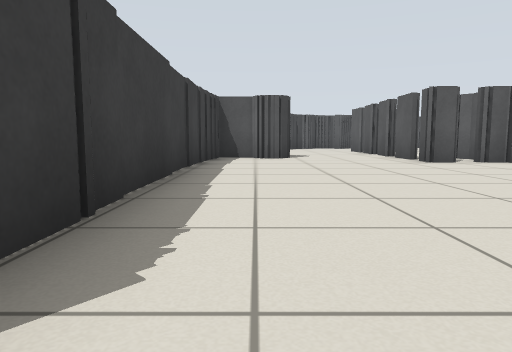
[1] (above)

22 first-person views from a walk through a robot-simulator world made for Gazebo. The camera is 0.5 m above the floor, tilts 6° down and sees 70° across. The floor is counted in squares, 1 m on a side. Each view is taken from the middle of a square. On the plan, view 1 faces up. The plan holds only what a view shows up to about 9 squares ahead; the rest is blank. The place goes on beyond the plan.

[2]
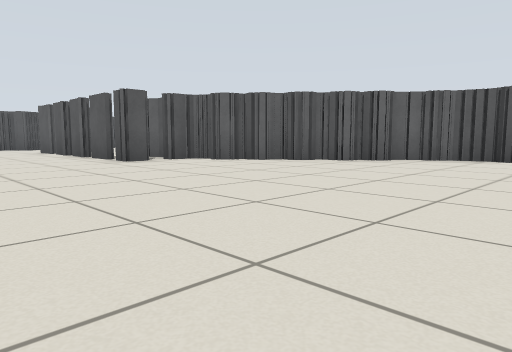

[3]
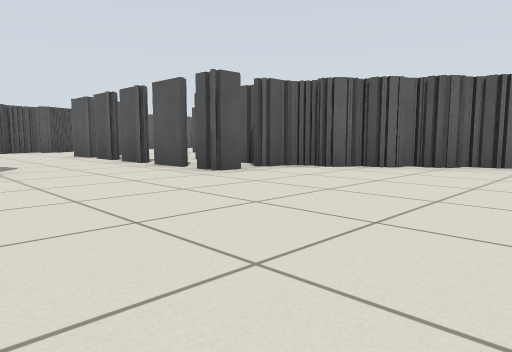

[4]
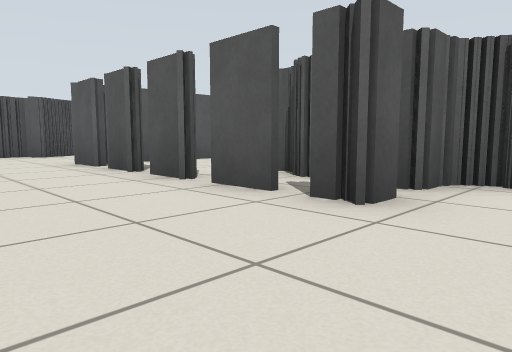

[5]
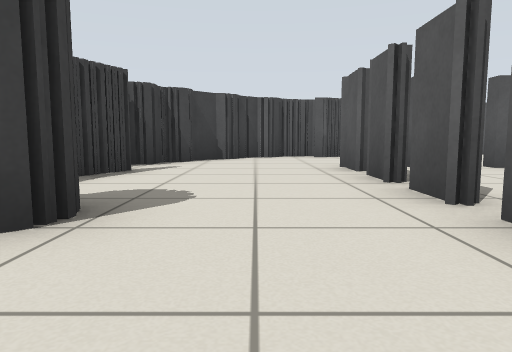

[6]
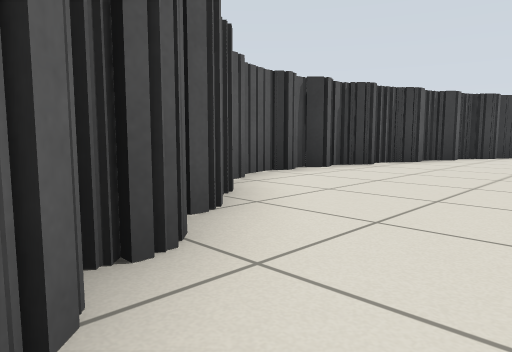

[7]
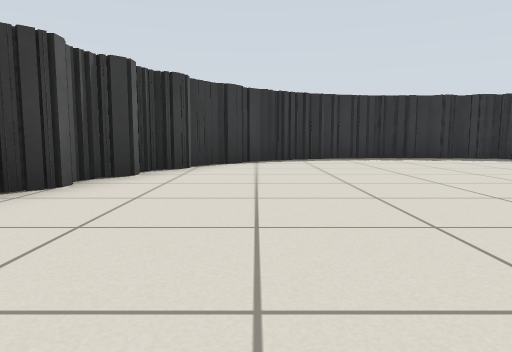

[8]
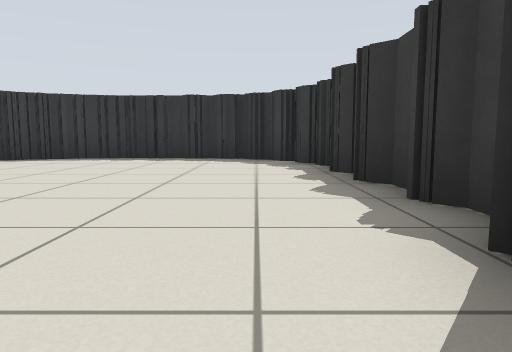

[9]
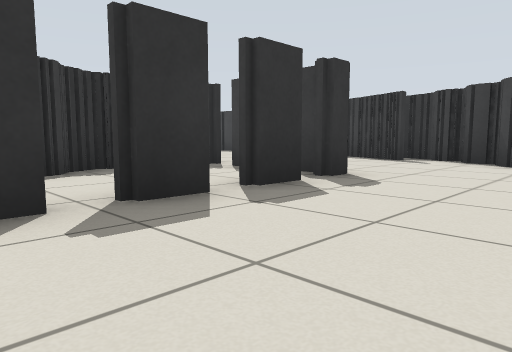

[10]
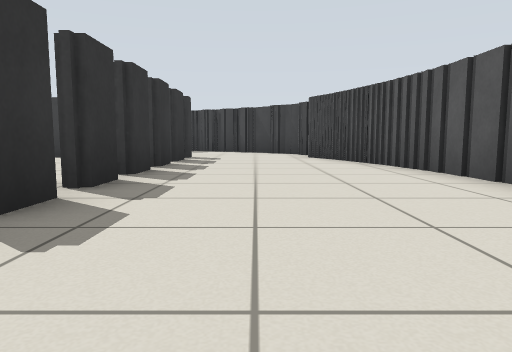

[11]
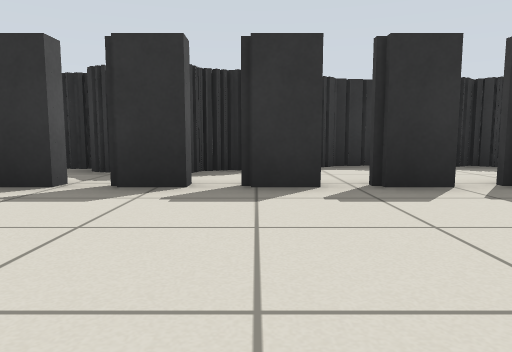

[12]
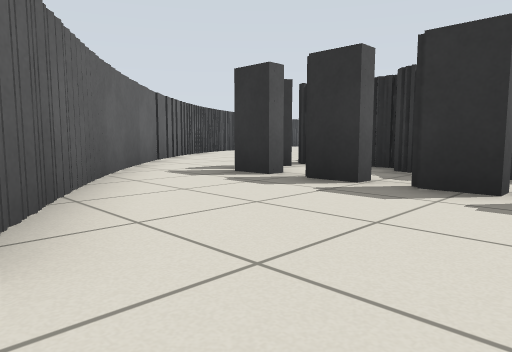

[13]
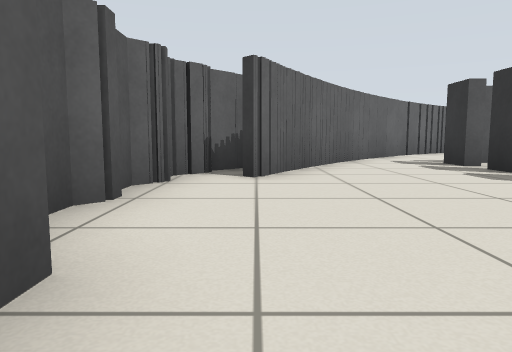

[14]
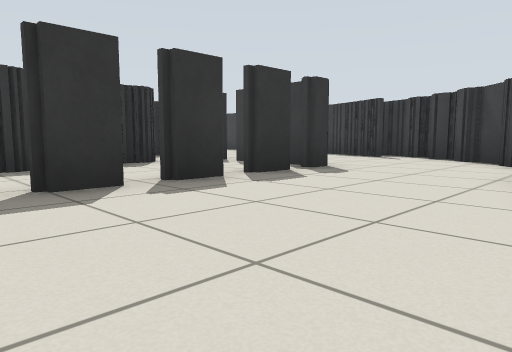

[15]
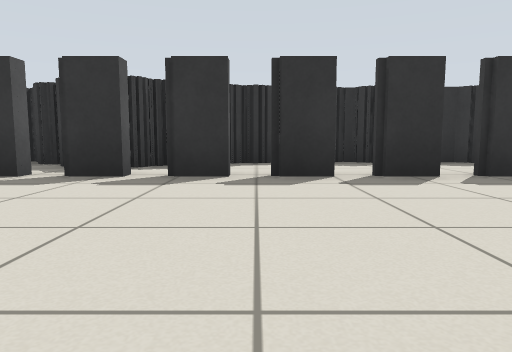

[16]
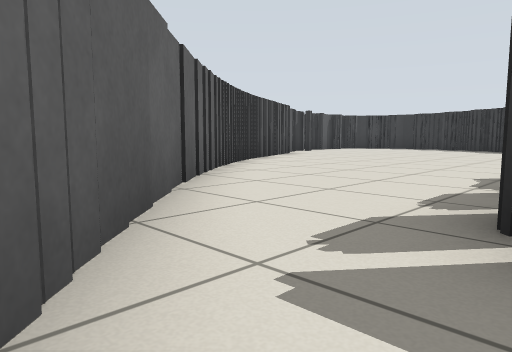

[17]
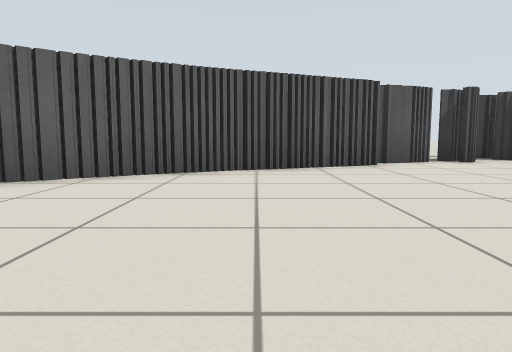

[18]
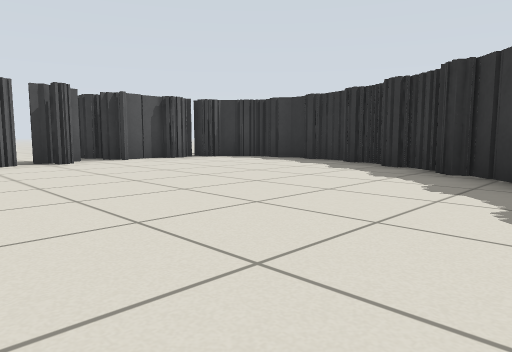

[19]
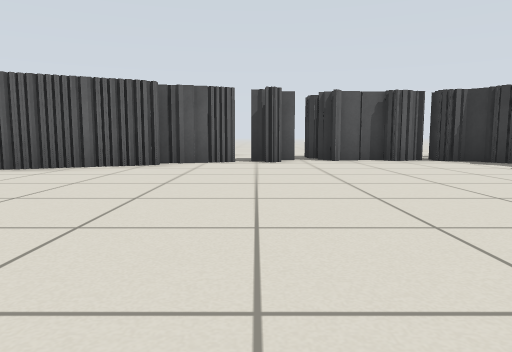

[20]
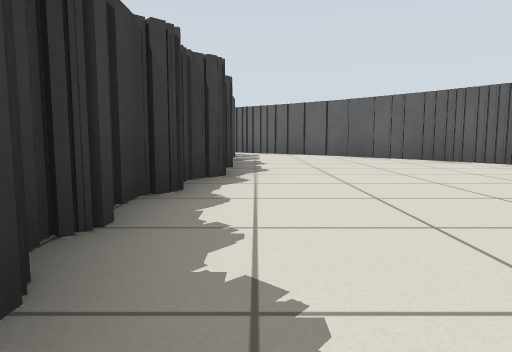

[21]
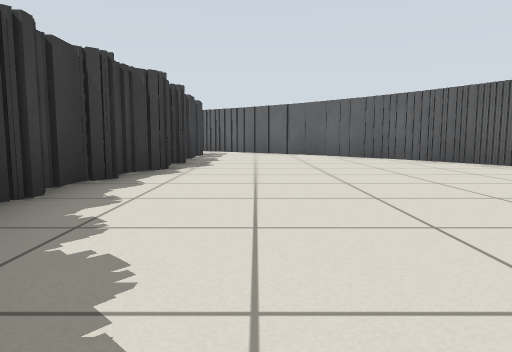

[22]
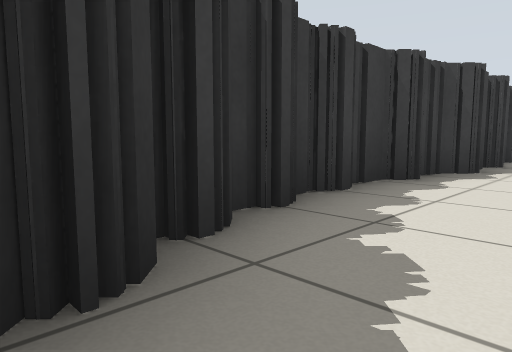

### Floor plan
Key: @ floor where view 1 was taken; # wall or solid block; x gap in a wall; . floor.
Columns run from 2 left of view 1 to 26 right of it. Each row starts with its distance up from view 1.
 19             ###
 18         #####.####
 17     #####.......##
 16   ###............###
 15   #................##
 14  ##.................##
 13  #....###.##xx#####..##
 12  ##...x........## #...##
 11   ....#..##..###  #....##
 10   ....########    #.....#
  9  ##...##          #.....##
  8  #....##          #......#
  7  #.....##         #......##
  6  #......##        #.......#
  5  #.......##       #.......##
  4  #........##      #........#.
  3  #.........#      #.........x
  2  #.........#      ##.......##
  1 ##.........#       ##......#
  0 #.@........#        ###....#
 -1 #..........#          ######
 -2 ##........##
 -3  #........#
 -4  ........##
 -5  #.......#
 -6  #......##
 -7  ########

Where each view was taken, in squares from view 1:
view 1: 0 up, 0 right, facing up
view 2: 0 up, 0 right, facing up-right
view 3: 3 up, 0 right, facing up-right
view 4: 6 up, 1 right, facing up-right
view 5: 7 up, 2 right, facing up
view 6: 6 up, 5 right, facing down-right
view 7: 2 up, 6 right, facing down
view 8: 2 up, 0 right, facing down
view 9: 16 up, 8 right, facing down-left
view 10: 15 up, 13 right, facing left
view 11: 17 up, 12 right, facing down
view 12: 17 up, 12 right, facing down-right
view 13: 17 up, 9 right, facing right
view 14: 17 up, 9 right, facing down-left
view 15: 18 up, 11 right, facing down
view 16: 15 up, 16 right, facing down-right
view 17: 8 up, 17 right, facing right
view 18: 6 up, 17 right, facing down-right
view 19: 4 up, 17 right, facing right
view 20: 3 up, 17 right, facing up
view 21: 2 up, 18 right, facing up
view 22: 2 up, 18 right, facing up-left
